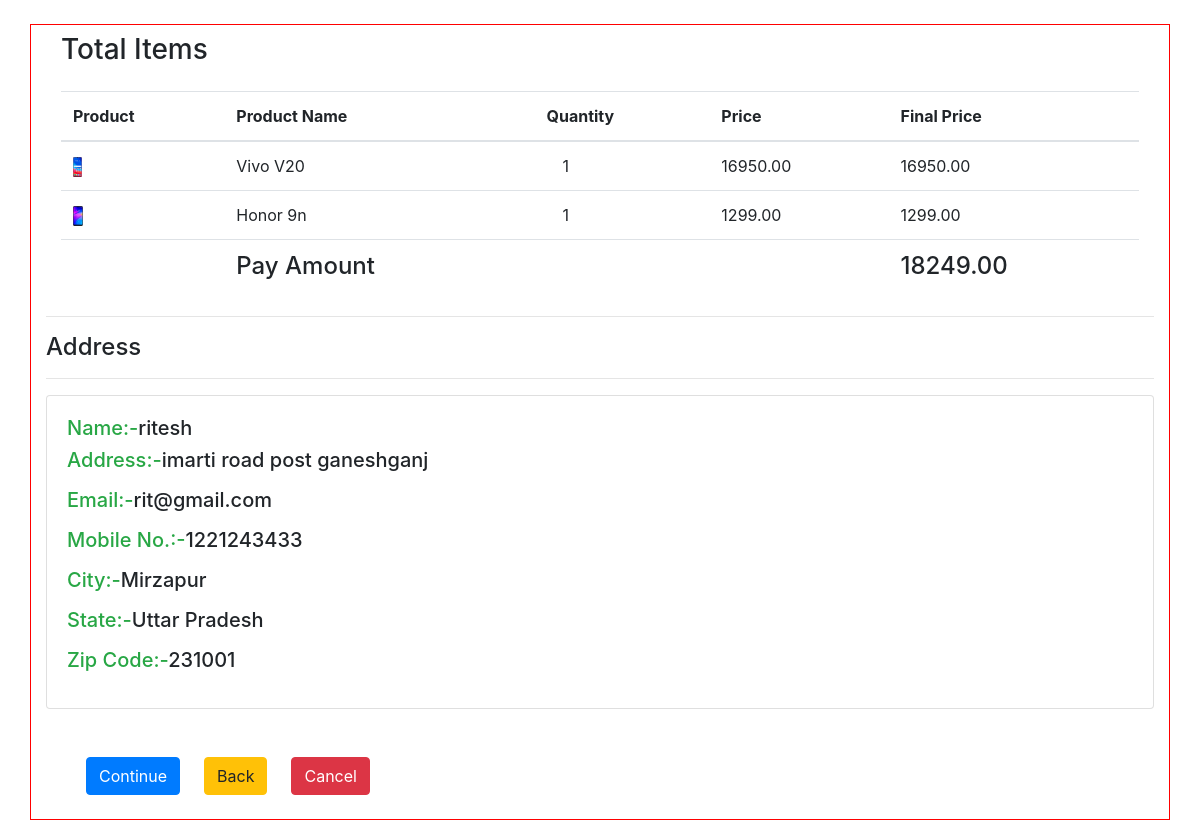
/order_detail/6/ (signed in), run on the app's committed database.
### gold/models.py (models this page shows)
class cart(models.Model):
    product_name = models.CharField(max_length=50)
    username = models.CharField(max_length=150)
    price = models.FloatField()
    image =models.ImageField(upload_to='images')
    idd = models.IntegerField()
    count =models.IntegerField()
    final_price = models.FloatField()

class user_address(models.Model):
    username=models.CharField(max_length=150)
    email=models.EmailField()
    name=models.CharField(max_length=150)
    address1 = models.TextField()
    mobile=models.IntegerField(default=0)
    city =models.CharField(max_length=150)
    state=models.CharField(max_length=150)
    zip=models.IntegerField()

### gold/views.py (the view)
# urls.py: path('order_detail/<int:id>/',order_detail,name='order_detail'),
def order_detail(request,id):
    if request.user.is_authenticated:
        ct=cart.objects.filter(username=request.user.username)
        money = 0
        for x in ct:
            money = money + x.final_price
        ctt = user_address.objects.filter(id=id)
        return render(request,'order_detail.html',{'ct':ct,'mn':money,'ctt':ctt})
    else:
        return redirect('/login')

### gold/templates/order_detail.html (shortened to what this page needs)
<!doctype html>
<html lang="en">
  <head>
    <link rel="stylesheet" href="https://stackpath.bootstrapcdn.com/bootstrap/4.4.1/css/bootstrap.min.css">
  </head>
  <body>
      <div class="container mt-4 mb-4"  style="border:1px solid red;">
<div class="container mt-2">
  <h3 class="mb-4">Total Items</h3>
  <table class="table table-hover">
  <thead>
    <tr>
        <th scope="col">Product</th>
      <th scope="col">Product Name</th>
      <th scope="col">Quantity</th>
      <th scope="col">Price</th>
      <th scope="col">Final Price</th>
    </tr>
  </thead>
  <tbody>
{% for x in ct %}
    <tr>
        <td><img src="/media/{{x.image}}" height="20px;"/></td>
      <td>{{x.product_name}}</td>
      <td>&emsp;{{x.count}} </td>
      <td>{{x.price}}0</td>
      <td>{{x.final_price}}0</td>
    </tr>
{% endfor %}
  </tbody>
  <tfoot>
  <tr>
    <td></td>
    <td><h4>Pay Amount</h4></td>
    <td></td>
    <td></td>
    <td><h4>{{mn}}0</h4></td>
  </tr>
  </tfoot>
</table>
      </div>
          <hr>
          <h4>Address</h4><hr>
          <div class="card">
            {% for x in ctt %}
  <div class="card-body">
    <blockquote class="blockquote mb-0">
      <h5><span class="text-success">Name:-</span>{{x.name}}</h5>
      <h5><p><span class="text-success">Address:-</span>{{x.address1}}</p>
        <p><span class="text-success">Email:-</span>{{x.email}}</p>
        <p><span class="text-success">Mobile No.:-</span>{{x.mobile}}</p>
        <p><span class="text-success">City:-</span>{{x.city}}</p>
        <p><span class="text-success">State:-</span>{{x.state}}</p>
        <p><span class="text-success">Zip Code:-</span>{{x.zip}}</p>
      </h5>
    </blockquote>
  </div>
            {% endfor %}
</div>
        <div class="row mt-5 ml-3 mb-4 my-3">
<a href="{% url 'pdf_detail' %}" class="btn btn-primary ml-4">Continue</a>
            <a href="{% url 'buypage' %}" class="btn btn-warning ml-4">Back</a>
            <a href="{% url 'cart_page' %}" class="btn btn-danger ml-4">Cancel</a>
  </div></div>
  </body>
</html>

### gold/templates/order_detail.html (style rules this page uses)
span { color:blue; }

### data on the page
cart: image (picture), product_name "Vivo V20", count "1", price "16950.0", final_price "16950.0"
cart: image (picture), product_name "Honor 9n", count "1", price "1299.0", final_price "1299.0"
user_address: name "ritesh", address1 "imarti road post ganeshganj", email "rit@gmail.com", mobile "1221243433", city "Mirzapur", state "Uttar Pradesh", zip "231001"

### other printed values
{{ mn }} "18249.0"
